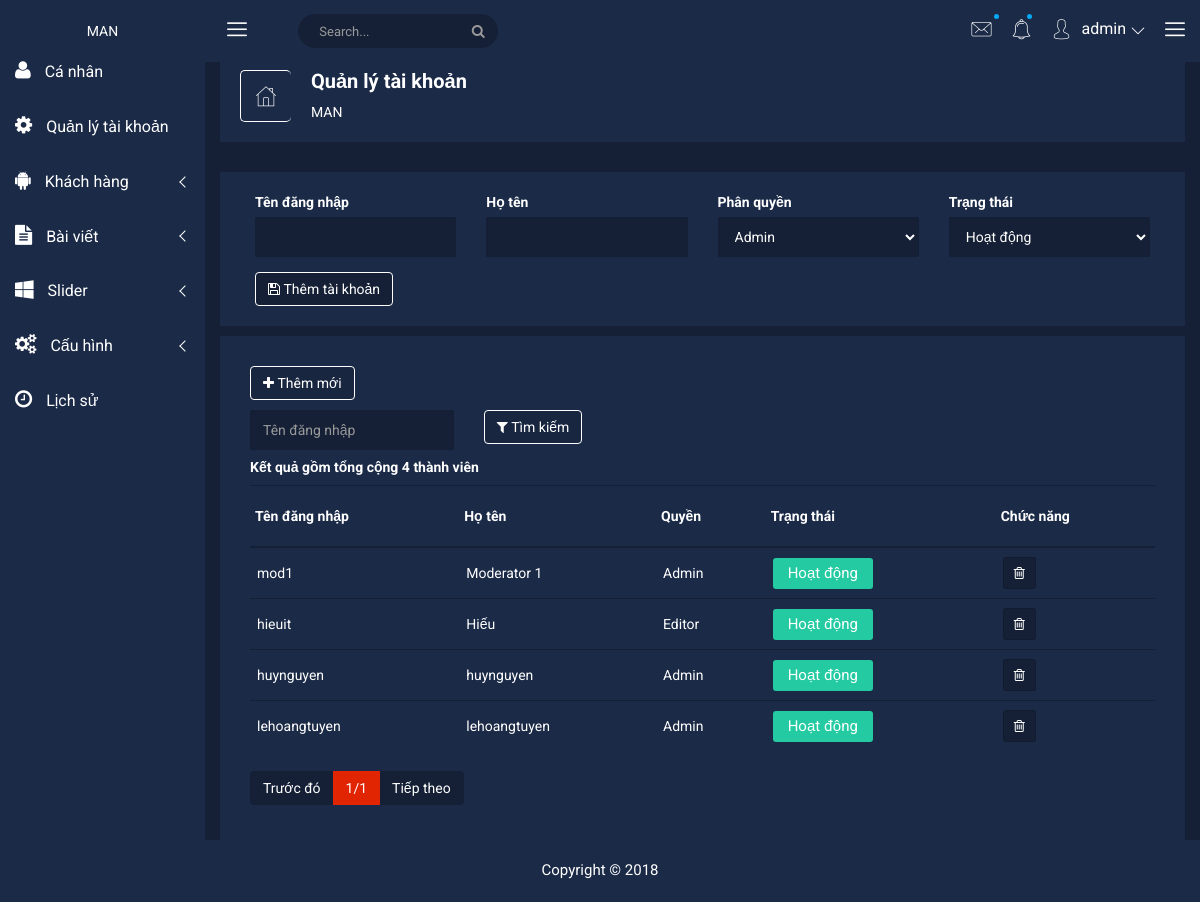
/man/admin/member.php (signed in), run on the app's committed database.
### tables this page shows
CREATE TABLE `member` (
  `username` varchar(100) NOT NULL,
  `pass` varchar(255) NOT NULL,
  `name` varchar(255) NOT NULL,
  `role` int(11) NOT NULL,
  `status` int(11) NOT NULL DEFAULT 0,
  PRIMARY KEY (`username`)
);

### man/admin/member.php (called while the page is built, shortened)
<?php
	require_once('layout.php');
?>

### man/lib/db.php (called while the page is built, shortened)
<?php
class DP{
	private static function connect_DB()
	{
		$host='localhost';
		$dbname='man_db';
		$us='man';
		$pass='man@123';
		try {
			$conn = new PDO("mysql:host=$host;dbname=$dbname;charset=utf8mb4",$us, $pass,array(
		 			PDO::ATTR_ERRMODE => PDO::ERRMODE_EXCEPTION,
		 			PDO::ATTR_PERSISTENT => false,
		 			PDO::MYSQL_ATTR_INIT_COMMAND => "SET NAMES utf8"
		 		)
		 	);
			return $conn;
		}
		catch(PDOException $e)
		{
			echo "Error: " . $e->getMessage();
			return null;
    	}
	}
	public static function run_query_internal($q,$paras,$t,$con){
		try{
			$h=$con->prepare($q);
			$h->execute();
			switch($t)
			{
				case 2: $r=$h->fetchAll();break;
			}
			return $r;
		}
		catch(PDOException $e)
		{
			echo '<h1>'.$e->getMessage().'</h1>';
			return false;
		}
	}
	public static function run_query($q,$paras,$t){
		$con=DP::connect_DB();
		return DP::run_query_internal($q,$paras,$t,$con);
	}
}
?>

### man/admin/component/member_ctp.php (the view, shortened to what this page needs)
<?php
    $lst_users=DP::run_query('SELECT `username`, `pass`, `name`, `role`, `status` FROM `member` where `username` not like \'admin\'',[],2);
?>
<div class="product-status-wrap">
	<div class="container-fluid">
		<div class="row">
            <form action="" method="POST">
                <div class="form-group col-md-3">
                    <label for="txt_us">Tên đăng nhập</label>
                    <input required type="text" class="form-control" pattern="[_a-zA-Z][a-zA-Z0-9_]{3,31}" id="txt_us" name="txt_us">
                </div>
                <div class="form-group col-md-3">
                    <label for="txt_name">Họ tên</label>
                    <input required type="text" class="form-control" id="txt_name" name="txt_name">
                </div>
                <div class="form-group col-md-3">
                    <label for="ddl_rule">Phân quyền</label>
                    <select class="form-control" id="ddl_rule" name="ddl_rule">
                       <option value="0">Admin</option>
                    </select>
                </div>
                <div class="form-group col-md-3">
                    <label for="ddl_tt">Trạng thái</label>
                    <select class="form-control" id="ddl_tt" name="ddl_tt">
                       <option value="1">Hoạt động</option>
                    </select>
                </div>
                <div class="col-md-12">
                    <button name="btn_add" class="btn" style="color:#fff;background-color: #152036;border:solid 1px #fff;"><i class="fa fa-save"></i>&nbsp;Thêm tài khoản</button>
                </div>
            </form>
        </div>
    </div>
</div>
<div class="product-status-wrap" style="margin-top:10px;padding:30px;">
    <div>
        <button class="btn" style="color:#fff;background-color: RGBA(0,0,0,0.1);border:solid 1px #fff"><i class="fa fa-plus"></i>&nbsp;Thêm mới</button>
    </div>
    <div class="filter" style="margin-top:10px">
        <form>
            <div class="row">
                <div class="col-md-4 col-lg-3">
                    <input id="txt_key" type="text" class="form-control" placeholder="Tên đăng nhập">
                </div>
                <div class="col-md-4 col-lg-3">
                   <button type="button" id="btn_search" class="btn" style="color:#fff;background-color: RGBA(0,0,0,0.1);border:solid 1px #fff"><i class="fa fa-filter"></i>&nbsp;Tìm kiếm</button>
                </div>
            </div>
        </form>
    </div>
    <h5 style="margin-top: 10px">Kết quả gồm tổng cộng <?php echo count($lst_users);?> thành viên</h5>
    <table id="tb_users">
        <tbody>
            <tr>
            <th>Tên đăng nhập</th>
            <th>Họ tên</th>
            <th>Quyền</th>
            <th>Trạng thái</th>
            <th>Chức năng</th>
            </tr>
            <?php
            foreach ($lst_users as $user) {
            ?>
            <tr>
                <td><?php echo $user['username']?></td>
                <td><?php echo $user['name']?></td>
                <td>
                    <?php echo ($user['role']==0?'Admin':($user['role']==1?'Moderator':'Editor'));?>
                </td>
                <td>
                    <button ac="<?php echo $user['username'];?>" name="btn_stt" class="<?php echo ($user['status']=='1'?'pd-setting':'ds-setting');?>"><?php echo ($user['status']=='1'?'Hoạt động':'Ẩn');?></button>
                </td>
                <td>
                    <?php
                    if($user['status']=='1')
                    {
                    ?>
                    <button name="btn_update_stt" ac="<?php echo $user['username'];?>" data-toggle="tooltip" title="" class="pd-setting-ed" data-original-title="Ẩn đi"><i class="fa fa-trash-o" aria-hidden="true"></i></button>
                    <?php
                    }
                    else
                    {
                    ?>
                    <button name="btn_update_stt" ac="<?php echo $user['username'];?>" data-toggle="tooltip" title="" class="pd-setting-ed" data-original-title="Phục hồi"><i class="fa fa-refresh" aria-hidden="true"></i></button>
                    <?php
                    }
                    ?>
                </td>
            </tr>
            <?php
            }
            ?>
        </tbody>
    </table>
    <div class="custom-pagination" id="paging-users" tb-id="tb_users" num-per-page='7'>
        <ul class="pagination">
            <li class="page-item"><a name="pre-page" class="page-link" style="cursor: pointer">Trước đó</a></li>
            <li class="page-item active"><span name="cur-page" class="page-link">1/3</span></li>
            <li class="page-item"><a name="next-page" class="page-link" style="cursor: pointer">Tiếp theo</a></li>
        </ul>
    </div>
</div>

### man/admin/css/main.css (style rules this page uses)
html { color: #222; font-size: 1em; line-height: 1.4; }

### data on the page
member: username "mod1", name "Moderator 1", role "Admin", status "Hoạt động"
member: username "hieuit", name "Hiếu", role "Editor", status "Hoạt động"
member: username "huynguyen", name "huynguyen", role "Admin", status "Hoạt động"
member: username "lehoangtuyen", name "lehoangtuyen", role "Admin", status "Hoạt động"

### other printed values
$_SESSION['ht'] "admin"
$title_page "Quản lý tài khoản"
count($lst_users) "4"
